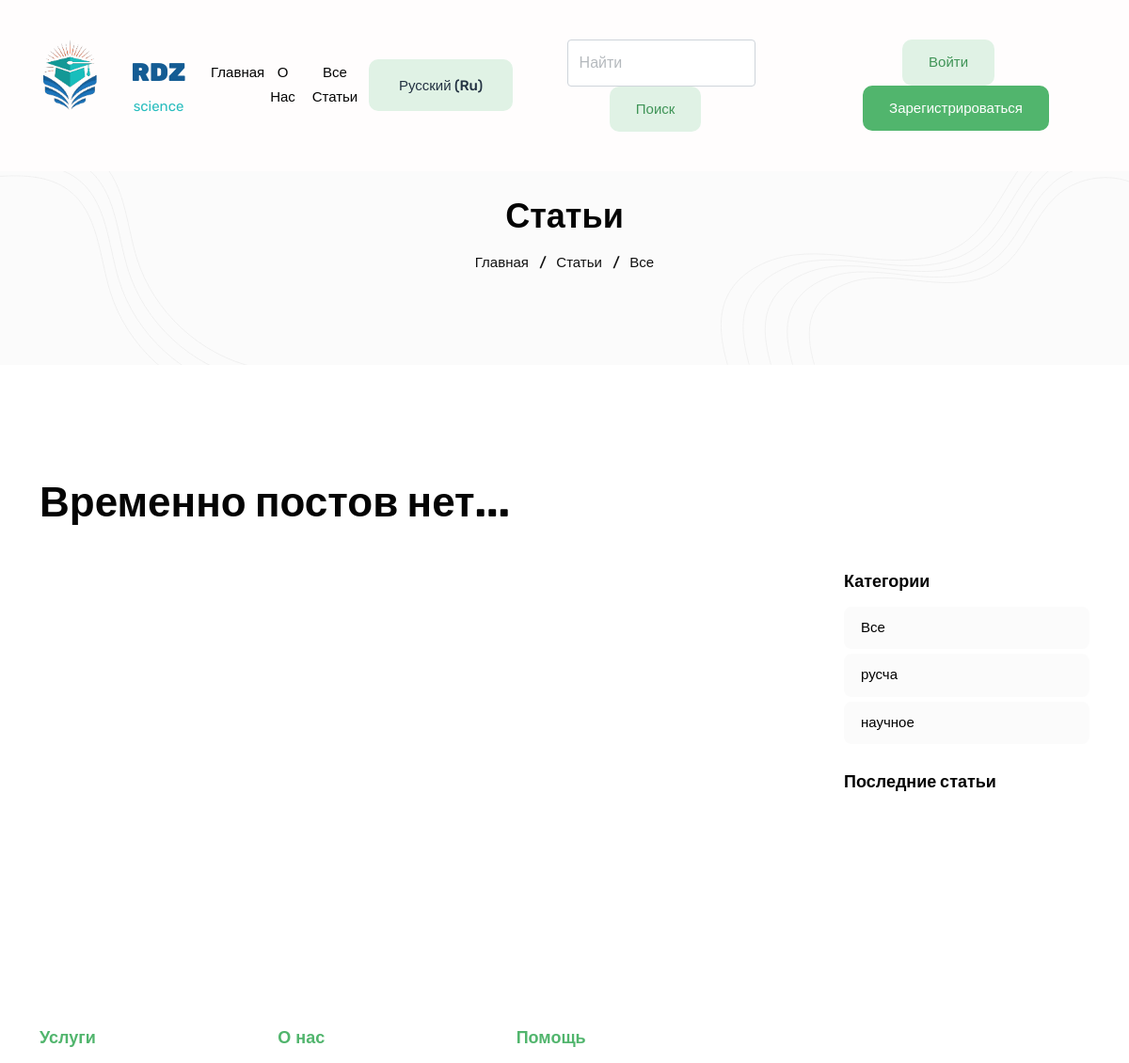
The page /blogs/ (upper part) on the database as committed earlier.
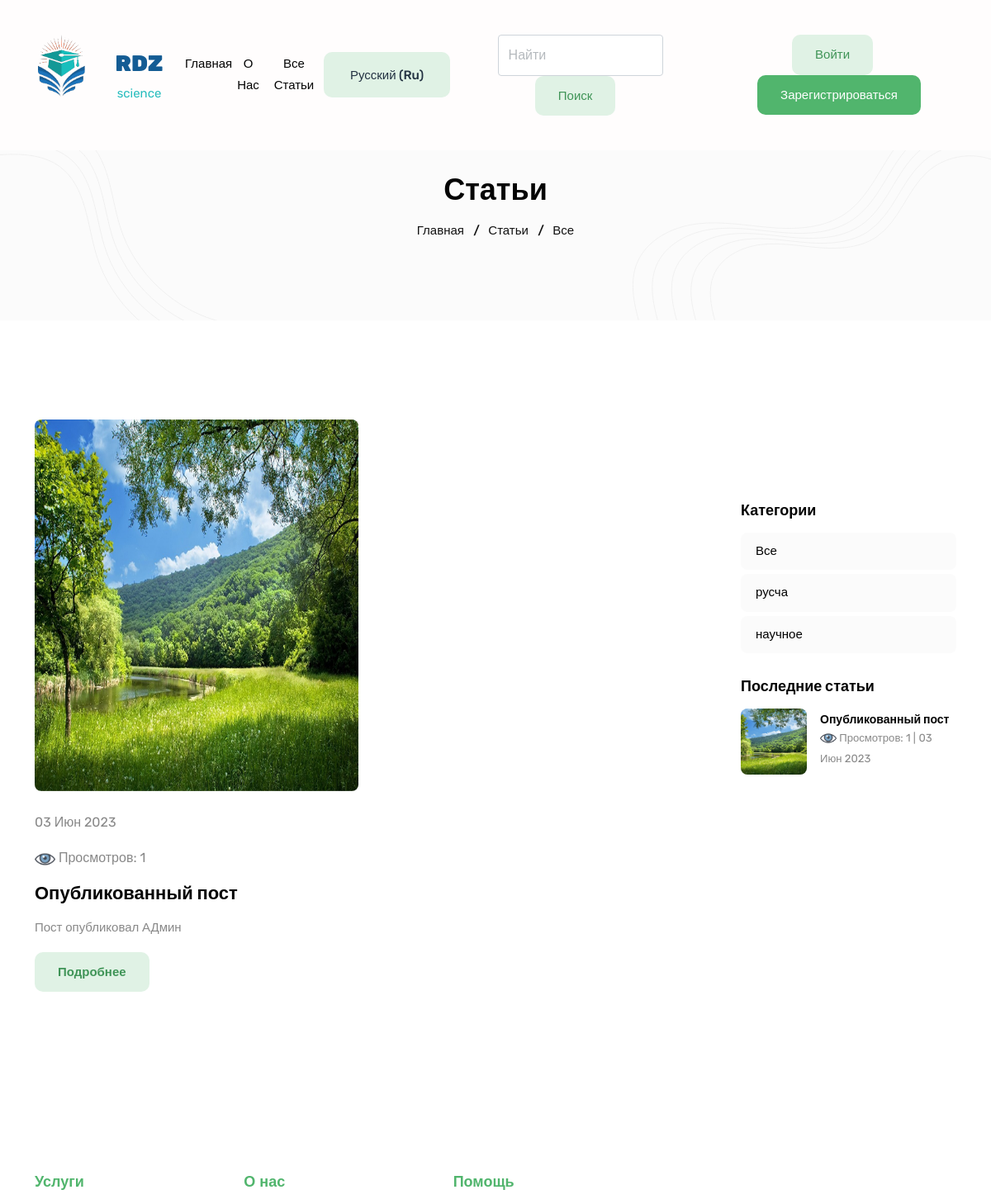
The same page on the database as committed later.
### app/models.py (models this page shows, shortened)
class Category(models.Model):
    name = models.CharField(max_length=50)
    slug = models.SlugField(unique=True, null=True)
    class Meta:
        verbose_name = 'Категория'
        verbose_name_plural = 'Категории'

class MultipleImage(models.Model):
    blog = models.ForeignKey(Blog, on_delete=models.CASCADE, related_name='images', verbose_name='Блог')
    image = models.ImageField(upload_to='blog_photos/', verbose_name='Изображение')
    delete_image = models.BooleanField(default=False)
    class Meta:
        verbose_name = 'Изображение'
        verbose_name_plural = 'Изображения'

class Blog(models.Model):
    created_at = models.DateTimeField(auto_now_add=True)
    title = models.CharField(max_length=500, verbose_name='Название')
    description = RichTextField('Описание')
    user = models.ForeignKey(User, on_delete=models.CASCADE, related_name='blogs', verbose_name='Пользователь', null=True)
    category = models.ForeignKey('Category', on_delete=models.CASCADE, related_name='blogs', verbose_name='Категория', null=True)
    file = models.FileField(upload_to='files/', blank=True, verbose_name='Файл для скачивания(pdf)')
    views_count = models.PositiveIntegerField(default=0)
    approved = models.BooleanField(default=False, verbose_name='Подтверждено')
    class Meta:
        verbose_name = 'Статья'
        verbose_name_plural = 'Статьи'

### app/views.py (the view)
# urls.py: path('blogs/', blogs_view, name='blogs'),
def blogs_view(request, category_slug=None):
    categories = Category.objects.all()
    latest_blogs = Blog.objects.filter(approved=True).order_by('-created_at')[:3]
    blogs = Blog.objects.filter(approved=True).order_by('-created_at')
    category = None
    if category_slug:
        category = get_object_or_404(Category, slug=category_slug)
        blogs = blogs.filter(category=category)
    p = Paginator(blogs, 8, orphans=0)
    page = request.GET.get('page')
    pages = p.get_page(page)
    nums = pages.paginator.get_elided_page_range(number=pages.number, on_each_side=2, on_ends=1)
    context = {
        'latest_blogs': latest_blogs,
        'nums': nums,
        'pages': pages,
        'categories': categories,
        'current_category_slug': category_slug,
        'category': category
    }
    return render(request, 'blog.html', context)

### app/context_processors.py (called while the page is built)
def languages(request):
    return {
        'LANGUAGES': settings.LANGUAGES,
        'LANGUAGE_CODE': request.LANGUAGE_CODE,
    }

### app/templates/blog.html (shortened to what the changed rows need)
{% extends 'base.html' %}
{% load static %}
{% load i18n %}
{% load bleach_tags %}
{% block content %}
<br><br>
<section class="page-header bg-tertiary">
	<div class="container">
		<div class="row">
			<div class="col-8 mx-auto text-center">
				<h2 class="mb-3 text-capitalize">{% trans 'Статьи' %}</h2>
			</div>
		</div>
	</div>
</section>
<section class="section">
	<div class="container">
		<div class="row">
			<div class="col-lg-9">
				<div class="me-lg-4">
					<div class="row gy-5">
						{% if pages %}
						{% for blog in pages %}
						<div class="col-md-6" data-aos="fade">
							<article class="blog-post">
								<div class="post-slider slider-sm rounded">
									{% if blog.images.exists %}
									{% for image in blog.images.all %}
									<a href="{% url 'blog_detail' pk=blog.pk %}">
										<img loading="lazy" decoding="async" class="blog-image"
											src="{{ image.image.url }}" alt="image">
									</a>
									{% endfor %}
									{% else %}
									<a href="{% url 'blog_detail' pk=blog.pk %}">
										<img loading="lazy" decoding="async" class="blog-image"
											src="https://image.winudf.com/v2/image/bWUud2FsbHBhcGEubmF0dXJlX3NjcmVlbl8zXzE1MzIzNzgxNjFfMDIw/screen-3.jpg?fakeurl=1&type=.jpg" alt="image">
									</a>
									{% endif %}
								</div>
								<div class="pt-4">
									<p class="mb-3">{{ blog.created_at | date:'d M Y' }}</p>
									<p class="mb-3"><img src="{% static 'eye.png' %}" width="25" alt=""> {% trans 'Просмотров' %}: {{ blog.views_count }} </p>
									<h2 class="h4"><a class="text-black" style="word-break: break-all;"
											href="{% url 'blog_detail' pk=blog.pk %}">{{blog.title |truncatechars:50 }}</a></h2>
									<p style="white-space: pre-wrap; word-break: break-all;">{{ blog.description | bleach_clean:50 | safe }}</p>
									<a href="{% url 'blog_detail' pk=blog.pk %}" class="btn btn-outline-primary fw-bold"
										aria-label="Read the full article by clicking here">{% trans 'Подробнее' %}</a>
								</div>
							</article>
						</div>
						{% endfor %}
						{% else %}
						<h1>{% trans 'Временно постов нет' %}...</h1>
						{% endif %}
					</div>
				</div>
			</div>
			<div class="col-lg-3 " >
				<div class="widget widget-categories" style="margin-top:100px;">
					<ul class="list-unstyled widget-list">
						{% for cat in categories%}
						<li {% if current_category_slug == cat.slug %}class="active" {% endif %}>
							<a href="{% url 'blogs_by_category' cat.slug %}">{{cat.name}}</a>
						</li>
						{% endfor %}
					</ul>
				</div>
				<div class="widget">
					{% for blog in latest_blogs %}
						<ul class="list-unstyled widget-list">
							<li class="d-flex widget-post align-items-center">
								<a class="text-black" href="{% url 'blog_detail' pk=blog.pk %}">
									<div class="widget-post-image flex-shrink-0 me-3">
										{% if blog.images.exists %}
										<img class="rounded" loading="lazy" decoding="async" src="{{ blog.images.first.image.url }}"
											alt="Post Thumbnail">
										{% else %}
										<img class="rounded" loading="lazy" decoding="async" src="https://image.winudf.com/v2/image/bWUud2FsbHBhcGEubmF0dXJlX3NjcmVlbl8zXzE1MzIzNzgxNjFfMDIw/screen-3.jpg?fakeurl=1&type=.jpg"
											alt="Post Thumbnail">
										{% endif %}
									</div>
								</a>
								<div class="flex-grow-1">
									<h5 class="h6 mb-0"><a class="text-black" style="word-break: break-all;"
											href="{% url 'blog_detail' pk=blog.pk %}">{{blog.title |truncatechars:50 }}</a>
									</h5>
									<small><img src="{% static 'eye.png' %}" width="20" alt=""> {% trans 'Просмотров' %}: {{ blog.views_count }} |</small>
									<small>{{ blog.created_at | date:'d M Y' }}</small>
								</div>
							</li>
						</ul>
					{% endfor %}
				</div>
			</div>
		</div>
	</div>
</section>
{% endblock %}

Rows that differ between the two databases and show on the page:
added Blog: created_at "03 Июн 2023", views_count "1", title "Опубликованный пост", description|bleach_clean "Пост опубликовал АДмин", images.first.image (picture)
added MultipleImage: image (picture)
Other text that changed with them:
text no longer shown: "Временно постов нет ..."
